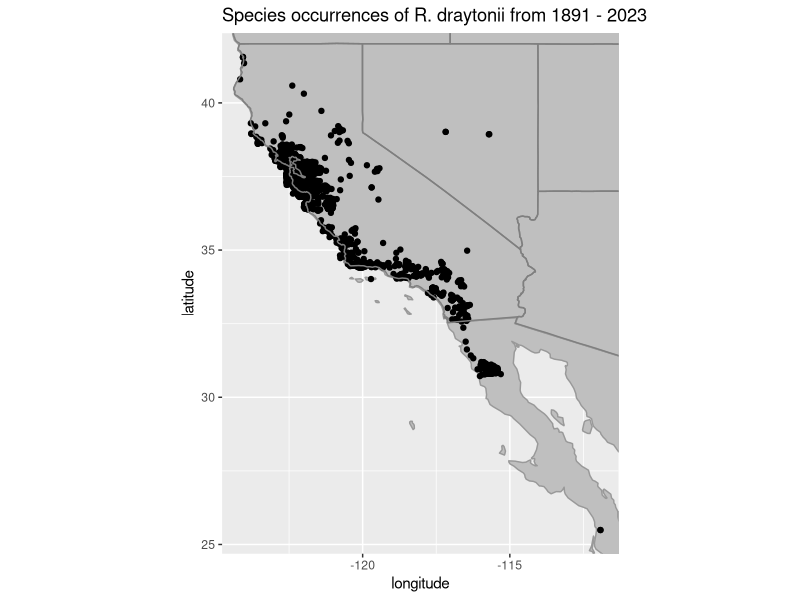

Generate this figure with R:
## ---- chunk 1
install.packages("tidyverse", repos = "http://cran.us.r-project.org") #includes ggplot
## ---- chunk 2
library(tidyverse)
## ---- chunk 3
ranaData <- read_csv("ranaData.csv")
## ---- chunk 4

xmax <- max(ranaData$longitude) 
xmin <- min(ranaData$longitude) 
ymax <- max(ranaData$latitude) 
ymin <- min(ranaData$latitude)

## ---- chunk 5
range(na.omit(as.Date(ranaData$eventDate)))
# our date identified ranges from 1891 to 2023
## ---- chunk 6
wrld <- ggplot2::map_data("world") # obtaining world borders

ggplot() + # call ggplot
geom_polygon(data = wrld, mapping = aes(x=long, y=lat, group=group), fill="grey75", colour = "grey60") + # add world shapes, which are polygons stored in the df wrld
                   # we can specify the color, which is the border, and the fill, which is                      the inside of the shape
  geom_point(data = ranaData, mapping=aes(x=longitude, y=latitude), show.legend=FALSE) + # our lat/long data are points on an x/y grid. We suppress the legend. 
  labs(title="Species occurrences of R. draytonii from 1891 - 2023", x="longitude", y="latitude") + # add labels to the graph
  coord_fixed(xlim = c(xmin, xmax), ylim = c(ymin, ymax)) + # give it our x and y limits to center the graph
  scale_size_area() + # scales the map accordingly 
  borders("state") # add state borders 

